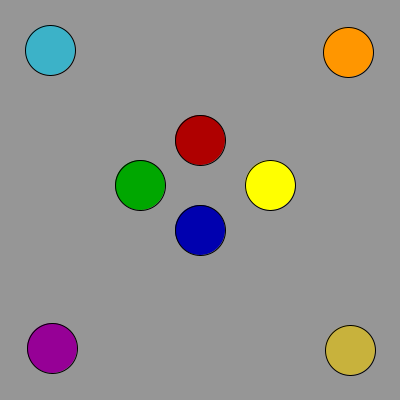
Frame 1 (no input)
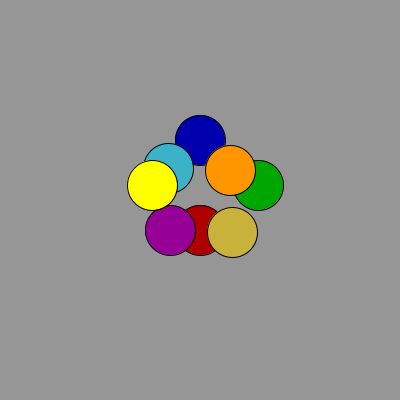
Frame 60 (the mouse pressed at the canvas centre just before this capture)
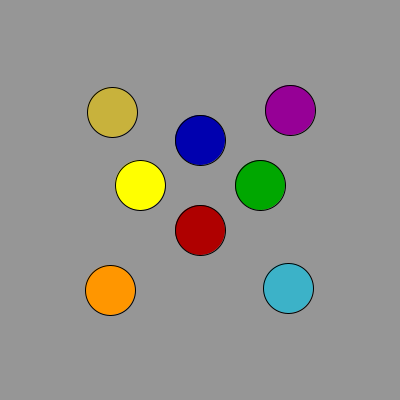
Frame 120 (the mouse held since frame 60 and released just before this capture)

The Processing sketch that drew these frames (run headless with seeded random() and noise(); from frame 60 on, the mouse is pressed at the canvas centre):

// Processing sketch: NVCircle
// ── NVCircle.pde
float circleX = (width/0.5-60);
float circleY = (height/0.5-60);
float circleOY = (height/0.5+30);
float circleUY = (height/0.5-150);
float circleLX = (width/0.5-150);
float circleDY = (height*0.5+300);
float circleRX = (width*0.5+300);
float circleR = (width/0.5+70);
void setup() {
  size(400,400);
  smooth();
}
  void draw() {
  background(150);
  stroke(0);
  fill(175,0,0);
  ellipse(width*0.5,circleY,50,50);
  circleY = circleY+2;
  if(circleY>height*0.5+30){
    circleY = height*0.5+30;
  }
  fill(0,167,0);
  ellipse(circleX,height*0.5-15,50,50);
  circleX = circleX+2;
  if(circleX>width*0.5+60) {
    circleX = width*0.5+60;
  }
  fill(0,0,175);
  ellipse(width*0.5,circleOY,50,50);
  circleOY = circleOY-2;
  if(circleOY<height*0.5-60) {
    circleOY = height*0.5-60;
  }
  fill(200,178,60);
  ellipse(circleRX,circleDY,50,50);
  circleDY= circleDY-2;
  circleRX= circleRX-2;
  if(circleDY<height*0.5-150) {
    circleDY = height*0.5-150;
  }
  if(circleRX<width*0.5-150) {
    circleRX = width*0.5-150;
  }
  fill(60,178,200);
  ellipse(circleLX,circleUY,50,50);
  circleUY= circleUY+2;
  circleLX= circleLX+2;
  if(circleUY>height*0.5+150) {
    circleUY = height*0.5+150;
  }
  if(circleLX>width*0.5+150) {
    circleLX = width*0.5+150;
  }
  fill(150,0,150);
  ellipse(circleLX,circleDY,50,50);
  fill(255,150,0);
  ellipse(circleRX,circleUY,50,50);
  fill(255,255,0);
  ellipse(circleR,height*0.5-15,50,50);
  circleR = circleR-2;
  if(circleR<width*0.5-60) {
    circleR = width*0.5-60;
  }
  
}
